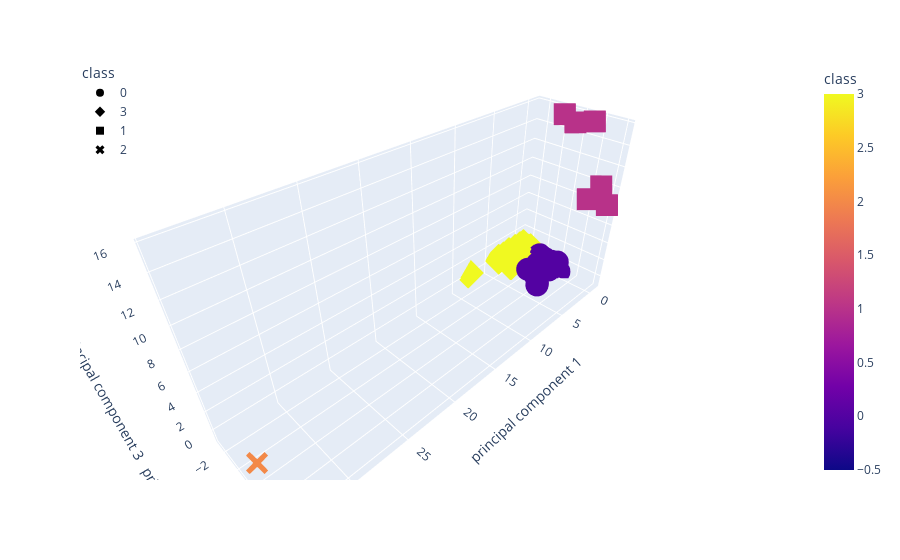

Notebook source saved alongside this figure:
### Code cell
# Create a 3D-Scatter with the PCA data and the clusters
fig = px.scatter_3d(
    pca_df,
    x="principal component 1",
    y="principal component 2",
    z="principal component 3",
    color="class",
    symbol="class",
)
fig.update_layout(legend=dict(x=0, y=1))
fig.show()

### Figure 1 — Plotly figure (JSON) as saved in the notebook; plotly's stock layout.template omitted (floating-point values rounded to 4 significant figures; data arrays with more than 128 entries replaced by an {"elided": "..."} marker saying what was removed)
{"data": [{"hovertemplate": "class=%{marker.color}<br>principal component 1=%{x}<br>principal component 2=%{y}<br>principal component 3=%{z}<extra></extra>", "legendgroup": "0", "marker": {"color": {"elided": "288 int values"}, "coloraxis": "coloraxis", "symbol": "circle"}, "mode": "markers", "name": "0", "scene": "scene", "showlegend": true, "type": "scatter3d", "x": {"elided": "288 float values"}, "y": {"elided": "288 float values"}, "z": {"elided": "288 float values"}}, {"hovertemplate": "class=%{marker.color}<br>principal component 1=%{x}<br>principal component 2=%{y}<br>principal component 3=%{z}<extra></extra>", "legendgroup": "3", "marker": {"color": {"elided": "238 int values"}, "coloraxis": "coloraxis", "symbol": "diamond"}, "mode": "markers", "name": "3", "scene": "scene", "showlegend": true, "type": "scatter3d", "x": {"elided": "238 float values"}, "y": {"elided": "238 float values"}, "z": {"elided": "238 float values"}}, {"hovertemplate": "class=%{marker.color}<br>principal component 1=%{x}<br>principal component 2=%{y}<br>principal component 3=%{z}<extra></extra>", "legendgroup": "1", "marker": {"color": [1, 1, 1, 1, 1, 1], "coloraxis": "coloraxis", "symbol": "square"}, "mode": "markers", "name": "1", "scene": "scene", "showlegend": true, "type": "scatter3d", "x": [-0.1347, -0.4643, -0.3453, -0.4163, -0.597, -0.2803], "y": [4.386, 0.447, 5.355, 3.539, 1.569, 6.295], "z": [8.561, 15.6, 10.14, 15.69, 15.08, 8.601]}, {"hovertemplate": "class=%{marker.color}<br>principal component 1=%{x}<br>principal component 2=%{y}<br>principal component 3=%{z}<extra></extra>", "legendgroup": "2", "marker": {"color": [2], "coloraxis": "coloraxis", "symbol": "x"}, "mode": "markers", "name": "2", "scene": "scene", "showlegend": true, "type": "scatter3d", "x": [34.01], "y": [0.9985], "z": [-0.6105]}], "layout": {"coloraxis": {"colorbar": {"title": {"text": "class"}}, "colorscale": [[0, "#0d0887"], [0.1111, "#46039f"], [0.2222, "#7201a8"], [0.3333, "#9c179e"], [0.4444, "#bd3786"], [0.5556, "#d8576b"], [0.6667, "#ed7953"], [0.7778, "#fb9f3a"], [0.8889, "#fdca26"], [1, "#f0f921"]]}, "legend": {"title": {"text": "class"}, "tracegroupgap": 0, "x": 0, "y": 1}, "margin": {"t": 60}, "scene": {"domain": {"x": [0, 1], "y": [0, 1]}, "xaxis": {"title": {"text": "principal component 1"}}, "yaxis": {"title": {"text": "principal component 2"}}, "zaxis": {"title": {"text": "principal component 3"}}}}}
